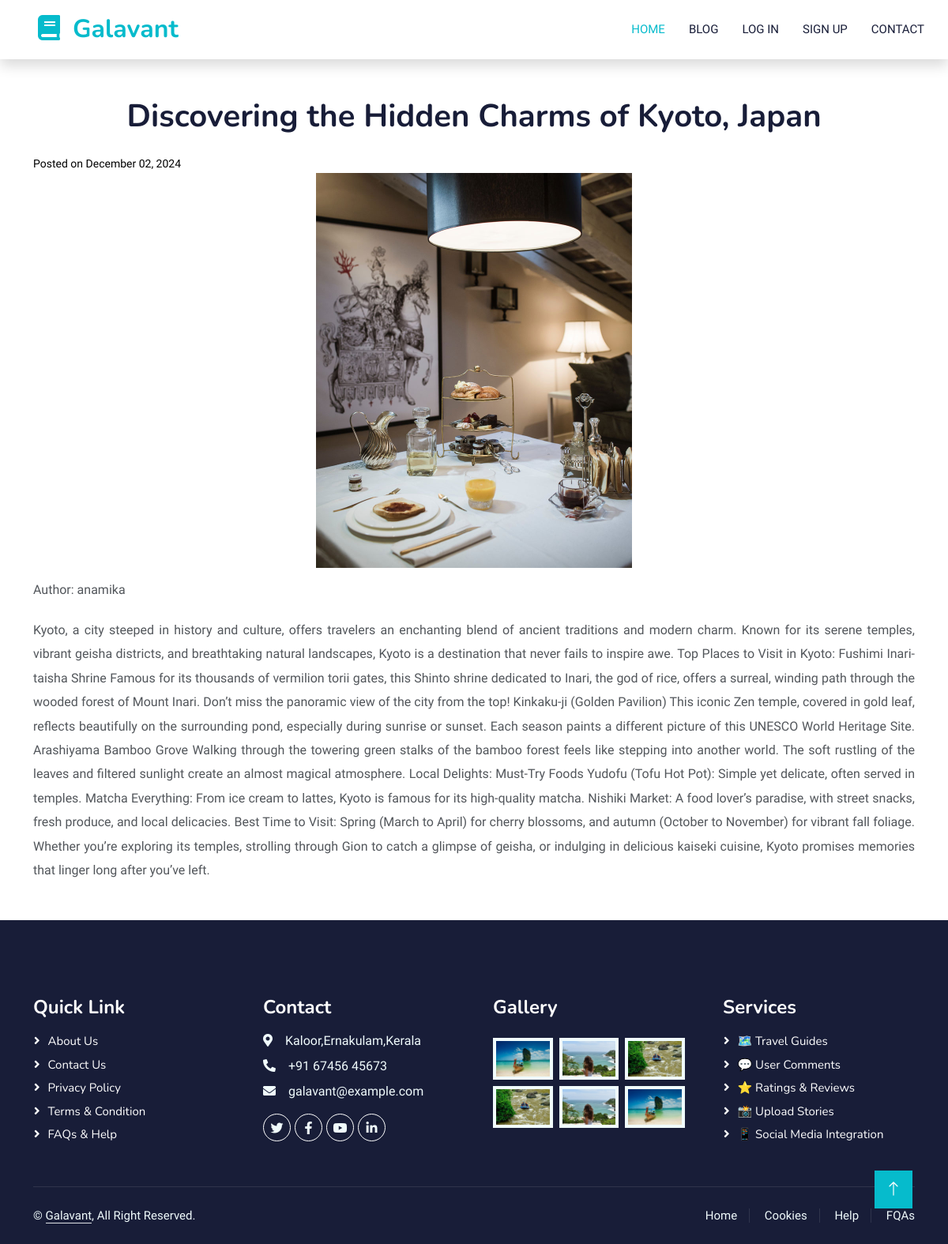
Page /blog_details/2/ on the committed database.
### blogapp/models.py (models this page shows)
class blog_listmodel(models.Model):
    title = models.CharField(max_length=100)
    content = models.TextField()
    travel_photos = models.ImageField(upload_to='travel_photos/', blank=True, null=True)
    author = models.ForeignKey(User, on_delete=models.CASCADE, related_name='blogs', null=True, blank=True)
    created_at = models.DateTimeField(auto_now_add=True)
    updated_at = models.DateTimeField(auto_now=True)

### blogapp/views.py (the view)
# urls.py: path('blog_details/<int:id>/', views.blog_detials, name='blog_details'),
def blog_detials(request,id):
    blog=get_object_or_404(blog_listmodel, id=id)
    context={'blog':blog}
    return render(request,'blog_details.html',context)

### template/blog_details.html (shortened to what this page needs)
{% extends 'base.html' %}
{% block content %}
{% load static %}
<div class="container mt-5">
    <h1 class="text-center mb-4">{{ blog.title }}</h1>
    <small class="text-muted mb-3">Posted on {{ blog.created_at|date:"F d, Y" }}</small>
    <div class="text-center">
        {% if blog.travel_photos %}
        <img src="{{ blog.travel_photos.url }}" class="img-fluid" alt="Blog Image" style="max-height: 500px; object-fit: cover;">
        {% endif %}
    </div>
    <p class="author mt-3">Author: {{ blog.author.username }}</p>
    <div class="mt-4">
        <p style="text-align: justify; line-height: 1.9;">{{ blog.content }}</p>
    </div>
</div>
<a href="{% url 'blog' %}"  class="btn btn-lg btn-primary btn-lg-square back-to-top" ></a>
{% endblock %}

### static/css/sty.css (style rules this page uses)
:root { --primary: #06BBCC; --light: #F0FBFC; --dark: #181d38; }
.back-to-top { position: fixed; display: none; right: 45px; bottom: 45px; z-index: 99; }
.btn { font-family: 'Nunito', sans-serif; font-weight: 600; transition: .5s; }
.btn.btn-primary, .btn.btn-secondary { color: #FFFFFF; }
.btn-lg-square { width: 48px; height: 48px; }
.btn-square, .btn-sm-square, .btn-lg-square { padding: 0; display: flex; align-items: center; justify-content: center; font-weight: normal; border-radius: 0px; }

### rows in the picture
blog_listmodel: title "Discovering the Hidden Charms of Kyoto, Japan", created_at "December 02, 2024", travel_photos (picture), author.username "anamika", content "Kyoto, a city steeped in history and culture, offers travelers an enchanting blend of ancient traditions and modern charm. Known for its serene temples, vibrant geisha districts, and breathtaking natural landscapes, Kyoto is a destination that never fails to inspire awe. Top Places to Visit in Kyoto: Fushimi Inari-taisha Shrine Famous for its thousands of vermilion torii gates, this Shinto shrine dedicated to Inari, the god of rice, offers a surreal, winding path through the wooded forest of Mount Inari. Don’t miss the panoramic view of the city from the top! Kinkaku-ji (Golden Pavilion) This iconic Zen temple, covered in gold leaf, reflects beautifully on the surrounding pond, especially…"
